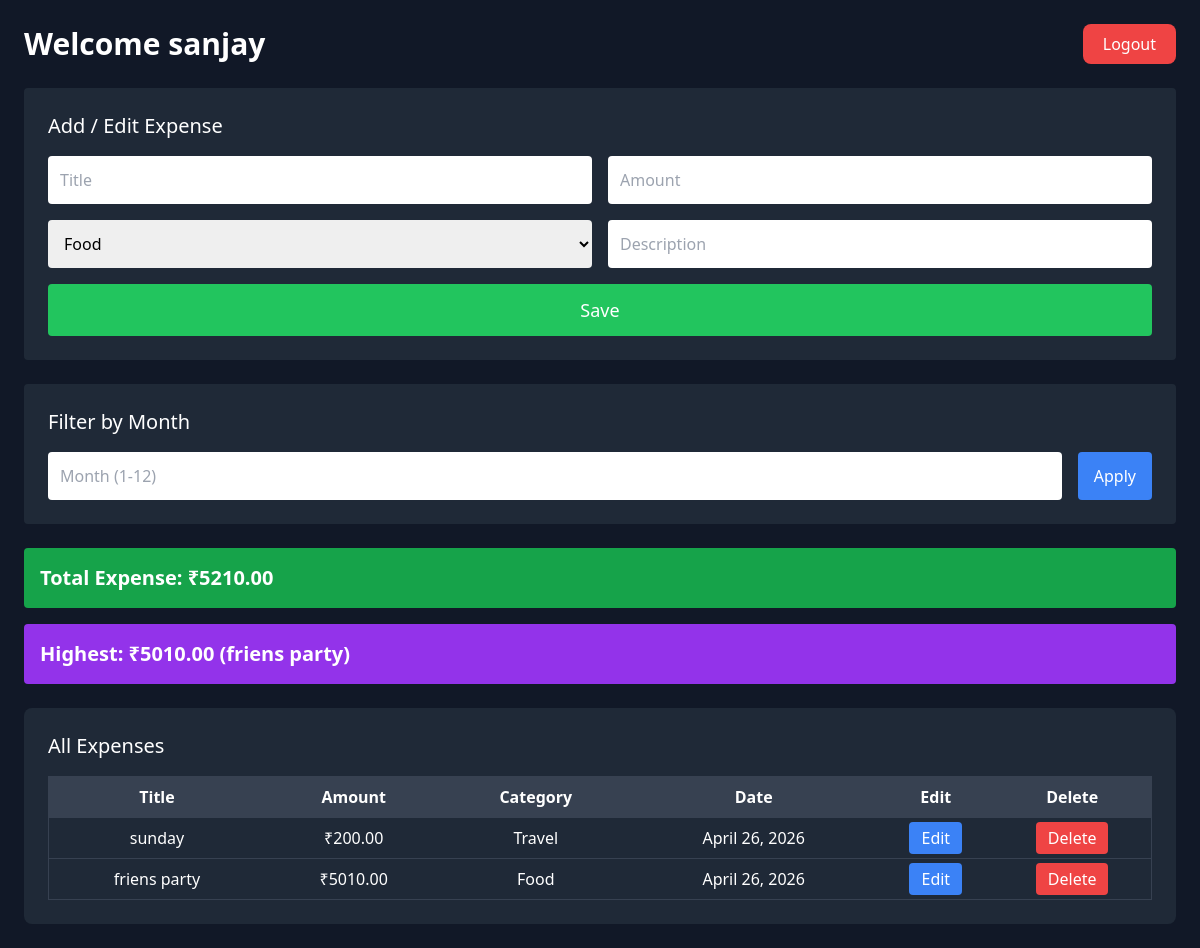
The page /dashboard/ (signed in) on the database its author committed.
### tracker/models.py (models this page shows, shortened)
class Expense(models.Model):
    CATEGORY_CHOICES = [
        ('food', 'Food'),
        ('travel', 'Travel'),
        ('shopping', 'Shopping'),
        ('bills', 'Bills'),
        ('other', 'Other'),
    ]
    user = models.ForeignKey(User, on_delete=models.CASCADE)
    title = models.CharField(max_length=100)
    amount = models.DecimalField(max_digits=10, decimal_places=2)
    category = models.CharField(max_length=20, choices=CATEGORY_CHOICES, default='other')
    description = models.TextField(blank=True, null=True)
    date = models.DateField(auto_now_add=True)

### tracker/views.py (the view, shortened to what this page needs)
# urls.py: path('dashboard/', dashboard_view, name='dashboard'),
@login_required
def dashboard_view(request):
    expenses = Expense.objects.filter(user=request.user).order_by('-date')
    month = request.GET.get('month')
    if month and month.isdigit():
        expenses = expenses.filter(date__month=int(month))
    total = sum(exp.amount for exp in expenses)
    highest = expenses.order_by('-amount').first()
    return render(request, 'dashboard.html', {
        'expenses': expenses,
        'highest': highest,
        'total': total
    })

### tracker/templates/dashboard.html (shortened to what this page needs)
<!DOCTYPE html>
<html lang="en">
<head>
    <script src="https://cdn.tailwindcss.com"></script>
</head>
<body class="bg-gray-900 text-white min-h-screen p-4 md:p-6">
    <div class="flex flex-col md:flex-row justify-between items-center gap-4 mb-6">
        <h1 class="text-2xl md:text-3xl font-bold text-center md:text-left">
            Welcome {{ user.first_name|default:user.username }}
        </h1>
        <a href="{% url 'logout' %}"
           class="bg-red-500 hover:bg-red-600 px-5 py-2 rounded-lg w-full md:w-auto text-center">
           Logout
        </a>
    </div>
    <div class="bg-gray-800 p-4 md:p-6 rounded mb-6">
        <h2 class="text-lg md:text-xl mb-4">Add / Edit Expense</h2>
        <form method="POST" class="grid grid-cols-1 md:grid-cols-2 gap-4">
            <input type="text" name="title" placeholder="Title"
                   class="p-3 w-full text-black rounded" required>
            <input type="number" step="0.01" name="amount" placeholder="Amount"
                   class="p-3 w-full text-black rounded" required>
            <select name="category" class="p-3 w-full text-black rounded">
                <option value="food">Food</option>
            </select>
            <input type="text" name="description" placeholder="Description"
                   class="p-3 w-full text-black rounded">
            <button class="col-span-1 md:col-span-2 bg-green-500 hover:bg-green-600 p-3 rounded text-lg">
                Save
            </button>
        </form>
    </div>
    <div class="bg-gray-800 p-4 md:p-6 rounded mb-6">
        <h2 class="text-lg md:text-xl mb-4">Filter by Month</h2>
        <form method="GET" class="flex flex-col md:flex-row gap-4">
            <input type="number" name="month" placeholder="Month (1-12)"
                   class="p-3 w-full text-black rounded">
            <button class="bg-blue-500 hover:bg-blue-600 px-4 py-3 rounded w-full md:w-auto">
                Apply
            </button>
        </form>
    </div>
    <div class="bg-green-600 p-4 rounded mb-4 text-center md:text-left">
        <h2 class="text-lg md:text-xl font-semibold">
            Total Expense: ₹{{ total }}
        </h2>
    </div>
    {% if highest %}
    <div class="bg-purple-600 p-4 rounded mb-6 text-center md:text-left">
        <h2 class="text-lg md:text-xl font-semibold">
            Highest: ₹{{ highest.amount }} ({{ highest.title }})
        </h2>
    </div>
    {% endif %}
    <div class="hidden md:block bg-gray-800 p-6 rounded-lg">
        <h2 class="text-xl mb-4">All Expenses</h2>
        <div class="overflow-x-auto">
            <table class="w-full text-center border border-gray-700">
                <thead>
                    <tr class="bg-gray-700">
                        <th class="p-2">Title</th>
                        <th class="p-2">Amount</th>
                        <th class="p-2">Category</th>
                        <th class="p-2">Date</th>
                        <th class="p-2">Edit</th>
                        <th class="p-2">Delete</th>
                    </tr>
                </thead>
                <tbody>
                    {% for expense in expenses %}
                    <tr class="border-t border-gray-700">
                        <td class="p-2">{{ expense.title }}</td>
                        <td class="p-2">₹{{ expense.amount }}</td>
                        <td class="p-2">{{ expense.get_category_display }}</td>
                        <td class="p-2">{{ expense.date }}</td>
                        <td>
                            <button onclick="fillForm('{{ expense.id }}','{{ expense.title }}','{{ expense.amount }}','{{ expense.category }}','{{ expense.description }}')"
                                class="bg-blue-500 px-3 py-1 rounded">
                                Edit
                            </button>
                        </td>
                        <td>
                            <form method="POST">
                                <button class="bg-red-500 px-3 py-1 rounded">
                                    Delete
                                </button>
                            </form>
                        </td>
                    </tr>
                    {% endfor %}
                </tbody>
            </table>
        </div>
    </div>
</body>
</html>

### rows shown on the page
Expense: amount "5010.00", title "friens party", category "Food", date "April 26, 2026"
Expense: title "sunday", amount "200.00", category "Travel", date "April 26, 2026"

### other values the page prints
{{ user.first_name|default:user.username }} "sanjay"
{{ total }} "5210.00"
